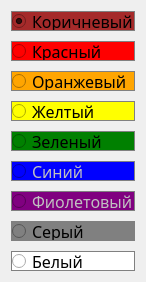
  <widget class="QWidget" name="verticalLayoutWidget_4">
   <property name="geometry">
    <rect>
     <x>100</x>
     <y>440</y>
     <width>91</width>
     <height>262</height>
    </rect>
   </property>
   <layout class="QVBoxLayout" name="stripe1_colors">
    <property name="spacing">
     <number>10</number>
    </property>
    <property name="sizeConstraint">
     <enum>QLayout::SetMinimumSize</enum>
    </property>
    <item>
     <widget class="QRadioButton" name="stripe1_brown">
      <property name="minimumSize">
       <size>
        <width>0</width>
        <height>20</height>
       </size>
      </property>
      <property name="maximumSize">
       <size>
        <width>16777215</width>
        <height>20</height>
       </size>
      </property>
      <property name="font">
       <font>
        <family>GOST type A</family>
        <pointsize>12</pointsize>
       </font>
      </property>
      <property name="styleSheet">
       <string notr="true">background: brown; border: 1px solid gray;</string>
      </property>
      <property name="text">
       <string>Коричневый</string>
      </property>
      <property name="checked">
       <bool>true</bool>
      </property>
     </widget>
    </item>
    <item>
     <widget class="QRadioButton" name="stripe1_red">
      <property name="minimumSize">
       <size>
        <width>0</width>
        <height>20</height>
       </size>
      </property>
      <property name="maximumSize">
       <size>
        <width>16777215</width>
        <height>20</height>
       </size>
      </property>
      <property name="font">
       <font>
        <family>GOST type A</family>
        <pointsize>12</pointsize>
       </font>
      </property>
      <property name="styleSheet">
       <string notr="true">background: red; border: 1px solid gray;</string>
      </property>
      <property name="text">
       <string>Красный</string>
      </property>
     </widget>
    </item>
    <item>
     <widget class="QRadioButton" name="stripe1_orange">
      <property name="minimumSize">
       <size>
        <width>0</width>
        <height>20</height>
       </size>
      </property>
      <property name="maximumSize">
       <size>
        <width>16777215</width>
        <height>20</height>
       </size>
      </property>
      <property name="font">
       <font>
        <family>GOST type A</family>
        <pointsize>12</pointsize>
       </font>
      </property>
      <property name="styleSheet">
       <string notr="true">background: orange; border: 1px solid gray;</string>
      </property>
      <property name="text">
       <string>Оранжевый</string>
      </property>
     </widget>
    </item>
    <item>
     <widget class="QRadioButton" name="stripe1_yellow">
      <property name="minimumSize">
       <size>
        <width>0</width>
        <height>20</height>
       </size>
      </property>
      <property name="maximumSize">
       <size>
        <width>16777215</width>
        <height>20</height>
       </size>
      </property>
      <property name="font">
       <font>
        <family>GOST type A</family>
        <pointsize>12</pointsize>
       </font>
      </property>
      <property name="styleSheet">
       <string notr="true">background: yellow; border: 1px solid gray;</string>
      </property>
      <property name="text">
       <string>Желтый</string>
      </property>
     </widget>
    </item>
    <item>
     <widget class="QRadioButton" name="stripe1_green">
      <property name="minimumSize">
       <size>
        <width>0</width>
        <height>20</height>
       </size>
      </property>
      <property name="maximumSize">
       <size>
        <width>16777215</width>
        <height>20</height>
       </size>
      </property>
      <property name="font">
       <font>
        <family>GOST type A</family>
        <pointsize>12</pointsize>
       </font>
      </property>
      <property name="styleSheet">
       <string notr="true">background: green; border: 1px solid gray;</string>
      </property>
      <property name="text">
       <string>Зеленый</string>
      </property>
     </widget>
    </item>
    <item>
     <widget class="QRadioButton" name="stripe1_blue">
      <property name="minimumSize">
       <size>
        <width>0</width>
        <height>20</height>
       </size>
      </property>
      <property name="maximumSize">
       <size>
        <width>16777215</width>
        <height>20</height>
       </size>
      </property>
      <property name="font">
       <font>
        <family>GOST type A</family>
        <pointsize>12</pointsize>
       </font>
      </property>
      <property name="styleSheet">
       <string notr="true">background: blue; color: silver; border: 1px solid gray;</string>
      </property>
      <property name="text">
       <string>Синий</string>
      </property>
     </widget>
    </item>
    <item>
     <widget class="QRadioButton" name="stripe1_purple">
      <property name="minimumSize">
       <size>
        <width>0</width>
        <height>20</height>
       </size>
      </property>
      <property name="maximumSize">
       <size>
        <width>16777215</width>
        <height>20</height>
       </size>
      </property>
      <property name="font">
       <font>
        <family>GOST type A</family>
        <pointsize>12</pointsize>
       </font>
      </property>
      <property name="styleSheet">
       <string notr="true">background: purple; color: silver; border: 1px solid gray;</string>
      </property>
      <property name="text">
       <string>Фиолетовый</string>
      </property>
     </widget>
    </item>
    <item>
     <widget class="QRadioButton" name="stripe1_gray">
      <property name="minimumSize">
       <size>
        <width>0</width>
        <height>20</height>
       </size>
      </property>
      <property name="maximumSize">
       <size>
        <width>16777215</width>
        <height>20</height>
       </size>
      </property>
      <property name="font">
       <font>
        <family>GOST type A</family>
        <pointsize>12</pointsize>
       </font>
      </property>
      <property name="styleSheet">
       <string notr="true">background: gray; border: 1px solid gray;</string>
      </property>
      <property name="text">
       <string>Серый</string>
      </property>
     </widget>
    </item>
    <item>
     <widget class="QRadioButton" name="stripe1_white">
      <property name="minimumSize">
       <size>
        <width>0</width>
        <height>20</height>
       </size>
      </property>
      <property name="maximumSize">
       <size>
        <width>16777215</width>
        <height>20</height>
       </size>
      </property>
      <property name="font">
       <font>
        <family>GOST type A</family>
        <pointsize>12</pointsize>
       </font>
      </property>
      <property name="styleSheet">
       <string notr="true">background: white; border: 1px solid gray;</string>
      </property>
      <property name="text">
       <string>Белый</string>
      </property>
     </widget>
    </item>
   </layout>
  </widget>
